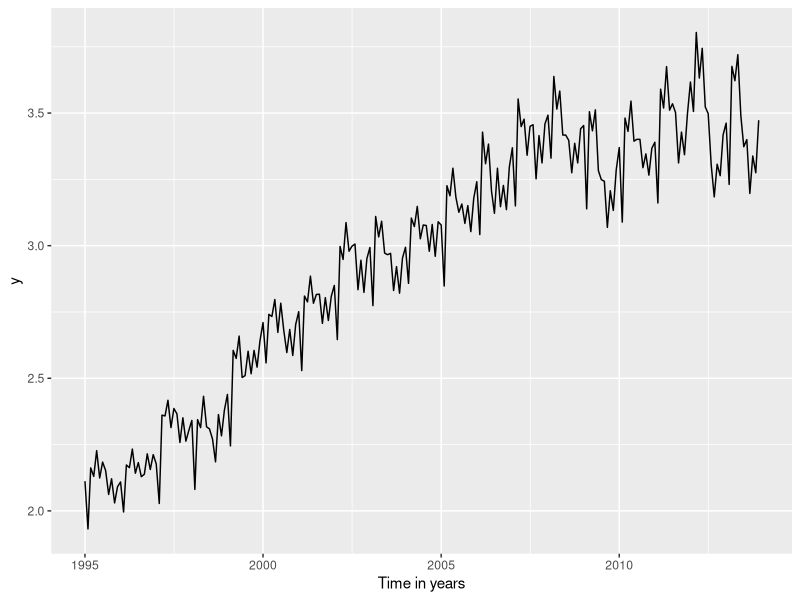
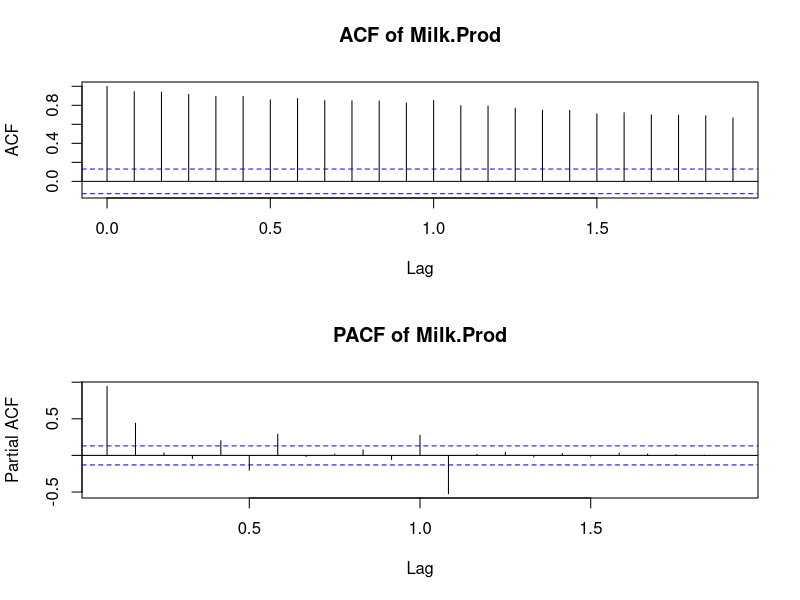
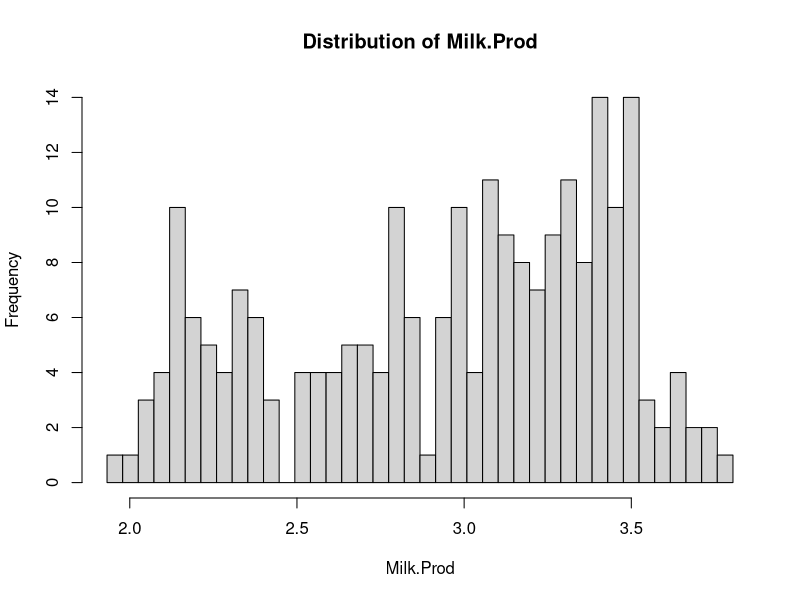
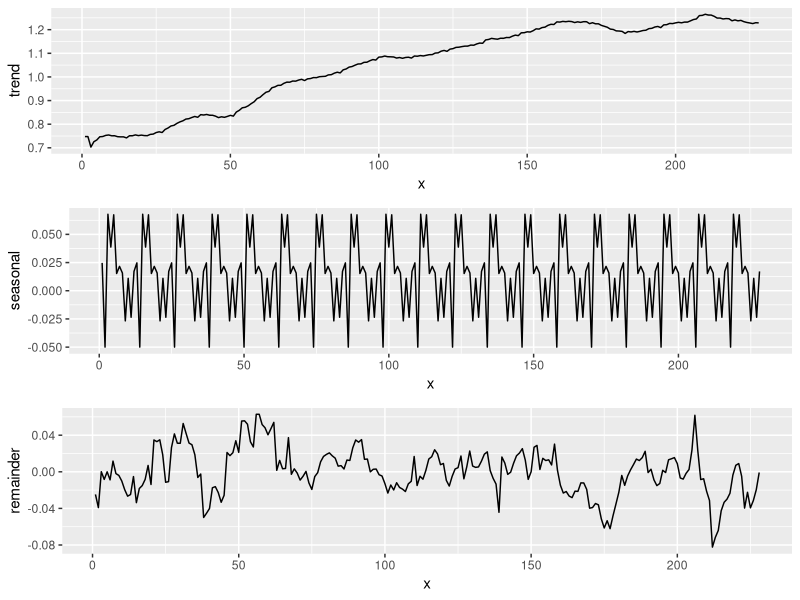
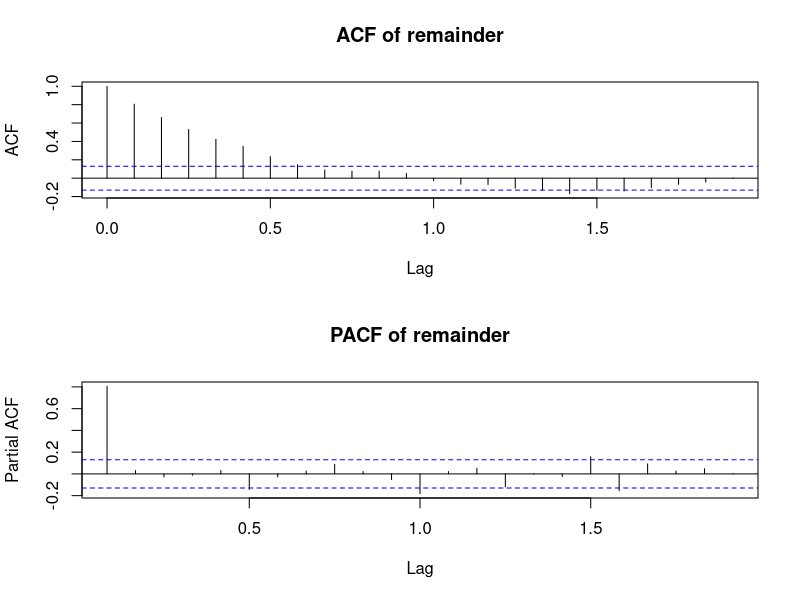
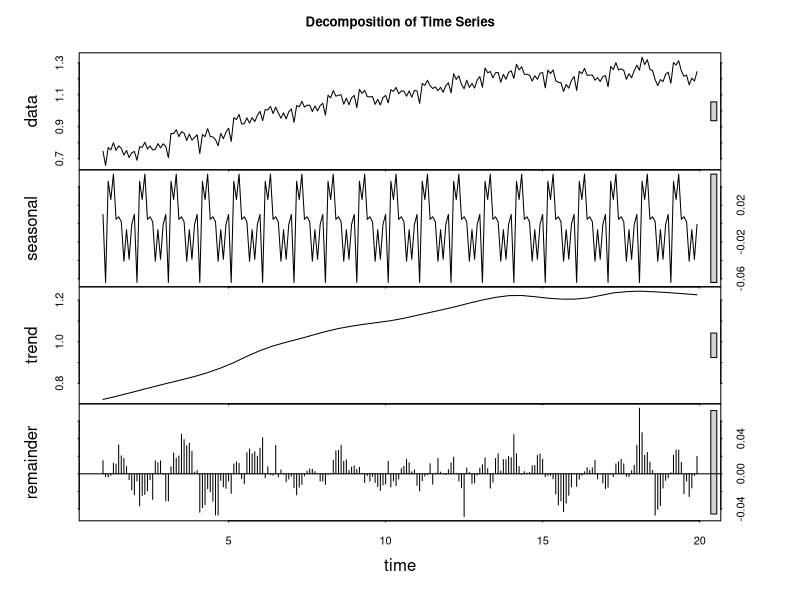
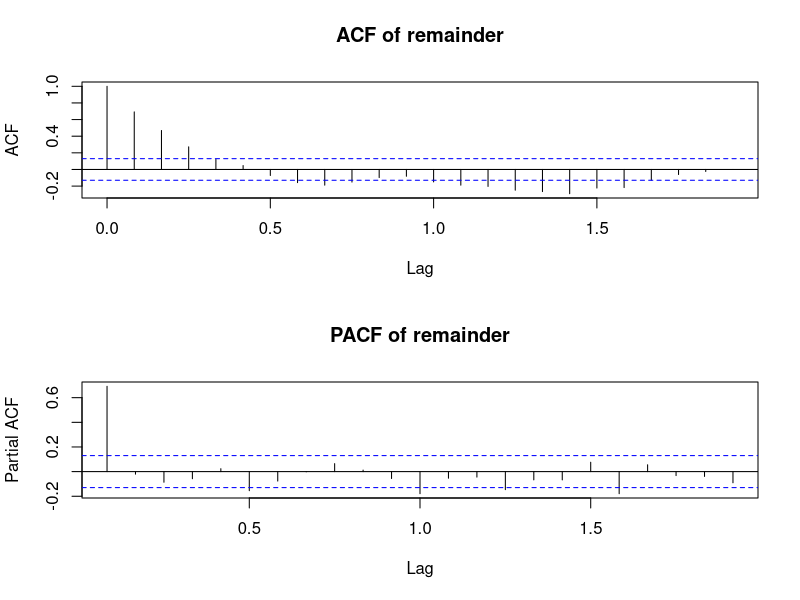
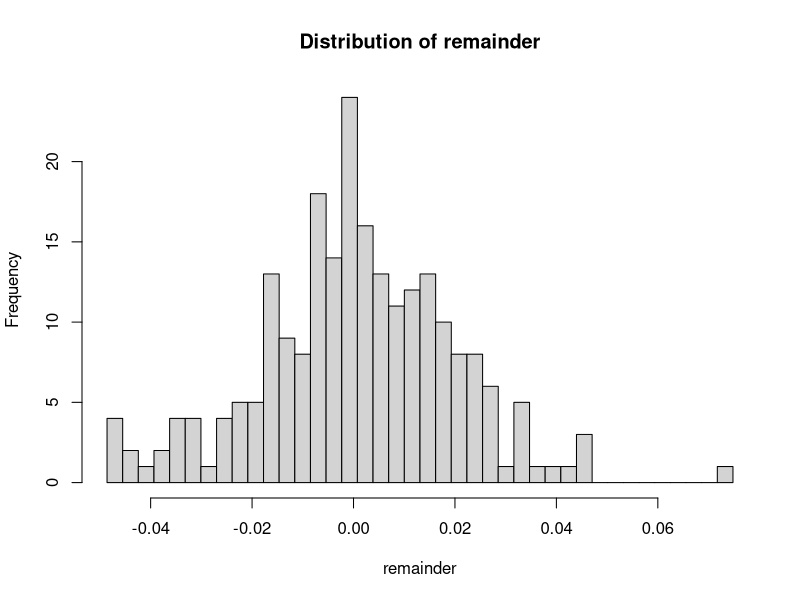

Generate these figures, in order, with R:
library(data.table)
library(lubridate)
library(ggplot2)
library(forecast)
library(gridExtra)

dairy <- read.csv("cadairydata.csv")
str(dairy)
summary(dairy)

#make month names uniform by choosing only the first 3 characters
dairy$Month <- substr(dairy$Month, 1, 3)

#paste year, month and date together in a new column Date
dairy$Date <- with(dairy, paste(as.character(Year), "-",
                                as.character(Month), "-",
                                "01", sep = ""))

#Convert new column into Date object
dairy$Date <- ymd(dairy$Date)

#Remove unnecessary columns
dairy <- subset(dairy, select = -c(1:4))

#Inspect date object
dairy$Date[1:20]
dairy[dairy$Date > "2012-12-01",]

#create time series plot
dairy.plot <- function(df, col = 'Milk.Prod'){
  require(ggplot2)
  ggplot(df, aes_string('Date', col)) +
    geom_line() +
    xlab('Time in years')
}

dairy.plot(dairy, dairy$Milk.Prod)

#creat acf and pacf plots 
dairy.acf <- function(df, col = 'remainder', is.df = TRUE){
  if(is.df) temp <- df[,col]
  else temp <- df
  temp <- ts(temp, start = 1995, frequency = 12)
  par(mfrow = c(2,1))
  acf(temp, main = paste("ACF of", col))
  pacf(temp, main = paste("PACF of", col))
  par(mfrow = c(1,1))
}  

dairy.acf(dairy, col="Milk.Prod")

#create a histogram
hist.ts <- function(df, col = "Milk.Prod", bins = 40){
  temp <- df[,col]
  breaks = seq(min(temp), max(temp), length.out = 41)
  hist(temp, breaks = breaks, main = paste("Distribution of", col), xlab = col)
}  

hist.ts(dairy)

#detrend the time series using moving average
dairy.ma <- function(df, col = 'Milk.Prod', order = 12){
  temp = df[, col]
  end = length(temp) - 1
  out = rep(0, length(temp))
  out[1] = temp[1]
  for(i in 1:end){
    if(i - order <= 1) j = 1 
    else j = j + 1
    out[i + 1] = sum(temp[j:i])/(i - j + 1)
  }
  out
}

#compute the season component using lm
dairy.seasons <- function(df, col = "Milk.Prod"){
  df$y <- df[,col]
  fit = lm(y ~ 0 + Month, data=df)
  predict(fit, newdata=df)
}
seasonal <- dairy.seasons(dairy, col = "Milk.Prod")

#break down the time series into 3 components

decomp.dairy <- function(df,  col = 'Milk.Prod', multiplicative = TRUE, order = 12){
  if(multiplicative) {
    temp = log(df[, col])
    df[, col] = temp
  } else { 
    temp = df[, col] 
  }
  trend = dairy.ma(df, col = col, order = order)
  temp = temp - trend
  df[, col] = temp
  seasonal = dairy.seasons(df, col = col)
  remainder = temp - seasonal
  data.frame(trend = trend, seasonal = seasonal, remainder = remainder)
}

decomp <- decomp.dairy(dairy, order = 12)
head(decomp)


#Create a plot with all 3 trends
decomp.plot <- function(df){
  require(ggplot2)
  require(gridExtra)
  df$x = 1:nrow(df)
  ycols = c('trend', 'seasonal', 'remainder')
  p <- lapply(ycols, function(y){
    ggplot(df, aes_string('x', y)) + 
      geom_line() +
      ylab(y)
  })
  grid.arrange(p[[1]], p[[2]], p[[3]], nrow = 3)
}

decomp.plot(decomp)
dairy.acf(decomp)

#Exploring the multiplicative model with lowess
dairy.decomp <- function(df, col = "Milk.Prod", span = 0.5, Mult = TRUE){
  if(Mult){temp <- ts(log(df[,col]), frequency = 12, start =1)
  } else {temp <- ts(df[,col], frequency = 24, start=1)}
  span = span * length(temp)
  dairyFit = stl(temp, s.window = "periodic", t.window = span)
  plot(dairyFit, main = "Decomposition of Time Series")
  cbind(df, as.data.frame(dairyFit$time.series))
}

dairyMult <- dairy.decomp(dairy, col = "Milk.Prod", span = 0.2)

#checking the remainder of the decomposed series to check for dependencies
dairy.acf(dairyMult)

#checking the remainder for normal approximations
hist.ts(dairyMult, col = "remainder")

#checking the remainder to see if the IQ range overlaps
dairy.box <- function(df, col = "remainder"){
  require(ggplot2)
  p <- ggplot(df, aes_string('Month', col)) +
    geom_boxplot() +
    ggtitle('Variation of remainder component of dairy production by month')
  print(p)
}  

dairy.box(dairyMult)

# BUILD MA model for the remainder
model.dairy <- function(df, col = "remainder", order = c(0,0,1)){
  ts <- ts(df[,col], frequency = 12, start = 1995)
  dairy.mod = arima(ts, order=order, include.mean = FALSE)
  print(dairy.mod)
  dairy.mod
}
ma1 <- model.dairy(dairyMult, order = c(0,0,4))

#reduce the order since coefficient of ma4 < SE of ma4
ma2 <- model.dairy(dairyMult, order = c(0,0,3))

#plot the ACF of the residuals of the MA(3) model
dairy.acf(ma2$resid[-1], is.df = FALSE)

# FIT AN AR MODEL
ar1 <- model.dairy(dairyMult, order = c(2,0,0))
ar1 <- model.dairy(dairyMult, order = c(1,0,0))

#plot the ACF and PACF of remainder of AR model
dairy.acf(ar1$resid[-1], is.df = FALSE)

#test an ARMA model
arma1 <- model.dairy(dairyMult, order = c(1,0,3))
arma1 <- model.dairy(dairyMult, order = c(1,0,1))
dairy.acf(arma1$resid[-1], is.df=FALSE)

#Create a differencing series to remove trend
dairy.diff <- function(df, col = "Milk.Prod", out = "Milk.diff"){
  ln <- nrow(df)
  temp <- ts(df[,col], frequency = 12, start = 1995)
  df[2:ln, out] <- diff(temp)
  df <- df[2:ln,]
  df
}

dairydiff <- dairy.diff(dairy)

#take the stl of the differenced series
dairyDiff <- dairy.decomp(dairydiff, col = "Milk.diff", span = 0.5, Mult = FALSE)

#acf of remainder
dairy.acf(dairyDiff)
hist.ts(dairyDiff, col = "remainder")
hist.ts(dairyMult, col = "remainder")
dairy.box(dairyDiff)

#arima model
arima <- model.dairy(dairyMult, order = c(1,1,1))
dairy.acf(arima$resid[-1], is.df=FALSE)

# Auto build an ARIMA using FORECAST package
temp <- ts(log(dairy[,'Milk.Prod']), frequency = 12, start=1995)
fit.dairy <- auto.arima(temp, max.p = 3, max.q = 3,
                        max.P = 2, max.Q = 2, max.order = 5, max.d = 2, max.D = 1,
                        start.p = 0, start.q = 0, start.P = 0, start.Q = 0)
summary(fit.dairy)

#FORECAST NEXT 12 MONTH'S PRODUCTION
dairy.fit <- forecast(fit.dairy, h=12)
summary(dairy.fit)
plot(dairy.fit)

#forecast next 12 month's prediction for ice cream production
temp <- ts(log(dairy[, 'Icecream.Prod']), frequency = 12, start = 1995)
fit.icecream <- auto.arima(temp, max.p = 1, max.q = 3, max.P = 2, max.Q = 2,
                           max.order = 5, max.d = 2, max.D = 1, start.p = 0, 
                           start.q = 0, start.P = 0, start.Q = 0)
summary(fit.icecream)

icecream.fit <- forecast(fit.icecream, h=12)
plot(icecream.fit)
